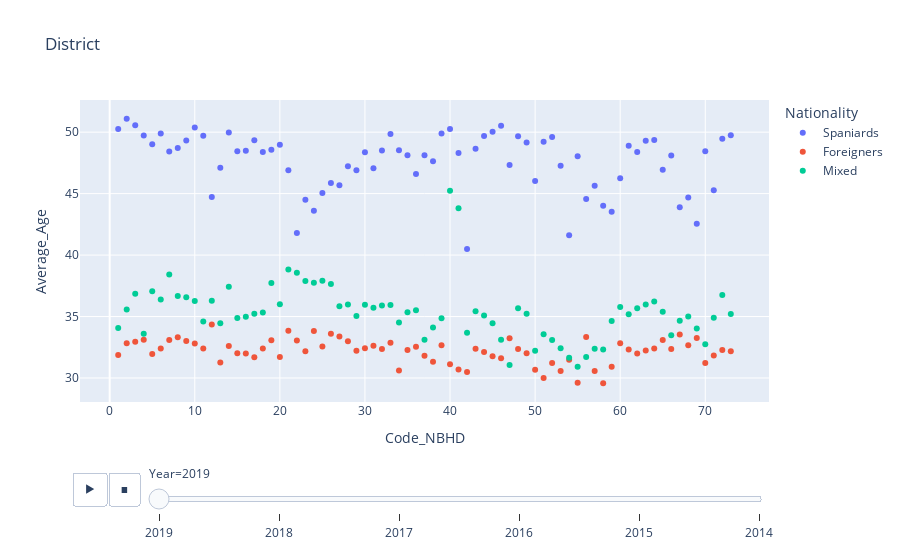

Write notebook code for a chart like this one.
### Code cell
fig = px.scatter(data, x='Code_NBHD', y='Average_Age', title="District",  color="Nationality", animation_frame="Year")
fig.show()

### Figure 1 — Plotly figure (JSON) as saved in the notebook; plotly's stock layout.template omitted (floating-point values rounded to 4 significant figures)
{"data": [{"hovertemplate": "Nationality=Spaniards<br>Year=2019<br>Code_NBHD=%{x}<br>Average_Age=%{y}<extra></extra>", "legendgroup": "Spaniards", "marker": {"color": "#636efa", "symbol": "circle"}, "mode": "markers", "name": "Spaniards", "orientation": "v", "showlegend": true, "type": "scatter", "x": [1, 2, 3, 4, 5, 6, 7, 8, 9, 10, 11, 12, 13, 14, 15, 16, 17, 18, 19, 20, 21, 22, 23, 24, 25, 26, 27, 28, 29, 30, 31, 32, 33, 34, 35, 36, 37, 38, 39, 40, 41, 42, 43, 44, 45, 46, 47, 48, 49, 50, 51, 52, 53, 54, 55, 56, 57, 58, 59, 60, 61, 62, 63, 64, 65, 66, 67, 68, 69, 70, 71, 72, 73], "xaxis": "x", "y": [50.25, 51.08, 50.57, 49.73, 49.02, 49.89, 48.44, 48.71, 49.33, 50.38, 49.7, 44.73, 47.1, 49.97, 48.45, 48.5, 49.34, 48.39, 48.57, 48.97, 46.9, 41.8, 44.5, 43.61, 45.05, 45.87, 45.68, 47.22, 46.91, 48.37, 47.06, 48.51, 49.85, 48.52, 48.12, 46.6, 48.12, 47.64, 49.9, 50.25, 48.3, 40.49, 48.65, 49.69, 50.04, 50.51, 47.33, 49.68, 49.15, 46.03, 49.21, 49.61, 47.26, 41.61, 48.04, 44.55, 45.63, 44.01, 43.52, 46.24, 48.9, 48.39, 49.3, 49.36, 46.94, 48.11, 43.9, 44.68, 42.55, 48.45, 45.27, 49.46, 49.76], "yaxis": "y"}, {"hovertemplate": "Nationality=Foreigners<br>Year=2019<br>Code_NBHD=%{x}<br>Average_Age=%{y}<extra></extra>", "legendgroup": "Foreigners", "marker": {"color": "#EF553B", "symbol": "circle"}, "mode": "markers", "name": "Foreigners", "orientation": "v", "showlegend": true, "type": "scatter", "x": [1, 2, 3, 4, 5, 6, 7, 8, 9, 10, 11, 12, 13, 14, 15, 16, 17, 18, 19, 20, 21, 22, 23, 24, 25, 26, 27, 28, 29, 30, 31, 32, 33, 34, 35, 36, 37, 38, 39, 40, 41, 42, 43, 44, 45, 46, 47, 48, 49, 50, 51, 52, 53, 54, 55, 56, 57, 58, 59, 60, 61, 62, 63, 64, 65, 66, 67, 68, 69, 70, 71, 72, 73], "xaxis": "x", "y": [31.88, 32.83, 32.94, 33.11, 31.96, 32.4, 33.09, 33.32, 33.02, 32.8, 32.4, 34.35, 31.27, 32.61, 32.02, 31.98, 31.69, 32.41, 33.07, 31.71, 33.84, 33.06, 32.18, 33.82, 32.57, 33.61, 33.37, 32.99, 32.21, 32.41, 32.62, 32.35, 32.86, 30.62, 32.28, 32.54, 31.81, 31.33, 32.66, 31.12, 30.7, 30.49, 32.39, 32.12, 31.78, 31.61, 33.24, 32.36, 32.02, 30.66, 30.01, 31.23, 30.57, 31.49, 29.62, 33.33, 30.58, 29.58, 30.92, 32.82, 32.32, 32, 32.23, 32.41, 33.1, 32.37, 33.54, 32.67, 33.25, 31.21, 31.84, 32.27, 32.17], "yaxis": "y"}, {"hovertemplate": "Nationality=Mixed<br>Year=2019<br>Code_NBHD=%{x}<br>Average_Age=%{y}<extra></extra>", "legendgroup": "Mixed", "marker": {"color": "#00cc96", "symbol": "circle"}, "mode": "markers", "name": "Mixed", "orientation": "v", "showlegend": true, "type": "scatter", "x": [1, 2, 3, 4, 5, 6, 7, 8, 9, 10, 11, 12, 13, 14, 15, 16, 17, 18, 19, 20, 21, 22, 23, 24, 25, 26, 27, 28, 29, 30, 31, 32, 33, 34, 35, 36, 37, 38, 39, 40, 41, 42, 43, 44, 45, 46, 47, 48, 49, 50, 51, 52, 53, 54, 55, 56, 57, 58, 59, 60, 61, 62, 63, 64, 65, 66, 67, 68, 69, 70, 71, 72, 73], "xaxis": "x", "y": [34.08, 35.56, 36.85, 33.59, 37.06, 36.38, 38.42, 36.66, 36.57, 36.25, 34.59, 36.27, 34.46, 37.43, 34.87, 34.98, 35.23, 35.33, 37.74, 36.0, 38.83, 38.56, 37.89, 37.75, 37.92, 37.65, 35.84, 35.97, 35.04, 35.95, 35.71, 35.89, 35.94, 34.51, 35.36, 35.52, 33.11, 34.1, 34.86, 45.23, 43.82, 33.68, 35.43, 35.09, 34.45, 33.11, 31.06, 35.68, 35.23, 32.22, 33.56, 33.1, 32.41, 31.65, 30.91, 31.71, 32.38, 32.31, 34.63, 35.77, 35.18, 35.68, 35.98, 36.23, 35.39, 33.48, 34.66, 35.01, 34.02, 32.74, 34.9, 36.76, 35.22], "yaxis": "y"}], "layout": {"legend": {"title": {"text": "Nationality"}, "tracegroupgap": 0}, "sliders": [{"active": 0, "currentvalue": {"prefix": "Year="}, "len": 0.9, "pad": {"b": 10, "t": 60}, "steps": [{"args": [["2019"], {"frame": {"duration": 0, "redraw": false}, "fromcurrent": true, "mode": "immediate", "transition": {"duration": 0, "easing": "linear"}}], "label": "2019", "method": "animate"}, {"args": [["2018"], {"frame": {"duration": 0, "redraw": false}, "fromcurrent": true, "mode": "immediate", "transition": {"duration": 0, "easing": "linear"}}], "label": "2018", "method": "animate"}, {"args": [["2017"], {"frame": {"duration": 0, "redraw": false}, "fromcurrent": true, "mode": "immediate", "transition": {"duration": 0, "easing": "linear"}}], "label": "2017", "method": "animate"}, {"args": [["2016"], {"frame": {"duration": 0, "redraw": false}, "fromcurrent": true, "mode": "immediate", "transition": {"duration": 0, "easing": "linear"}}], "label": "2016", "method": "animate"}, {"args": [["2015"], {"frame": {"duration": 0, "redraw": false}, "fromcurrent": true, "mode": "immediate", "transition": {"duration": 0, "easing": "linear"}}], "label": "2015", "method": "animate"}, {"args": [["2014"], {"frame": {"duration": 0, "redraw": false}, "fromcurrent": true, "mode": "immediate", "transition": {"duration": 0, "easing": "linear"}}], "label": "2014", "method": "animate"}], "x": 0.1, "xanchor": "left", "y": 0, "yanchor": "top"}], "title": {"text": "District"}, "updatemenus": [{"buttons": [{"args": [null, {"frame": {"duration": 500, "redraw": false}, "fromcurrent": true, "mode": "immediate", "transition": {"duration": 500, "easing": "linear"}}], "label": "&#9654;", "method": "animate"}, {"args": [[null], {"frame": {"duration": 0, "redraw": false}, "fromcurrent": true, "mode": "immediate", "transition": {"duration": 0, "easing": "linear"}}], "label": "&#9724;", "method": "animate"}], "direction": "left", "pad": {"r": 10, "t": 70}, "showactive": false, "type": "buttons", "x": 0.1, "xanchor": "right", "y": 0, "yanchor": "top"}], "xaxis": {"anchor": "y", "domain": [0, 1], "title": {"text": "Code_NBHD"}}, "yaxis": {"anchor": "x", "domain": [0, 1], "title": {"text": "Average_Age"}}}}
